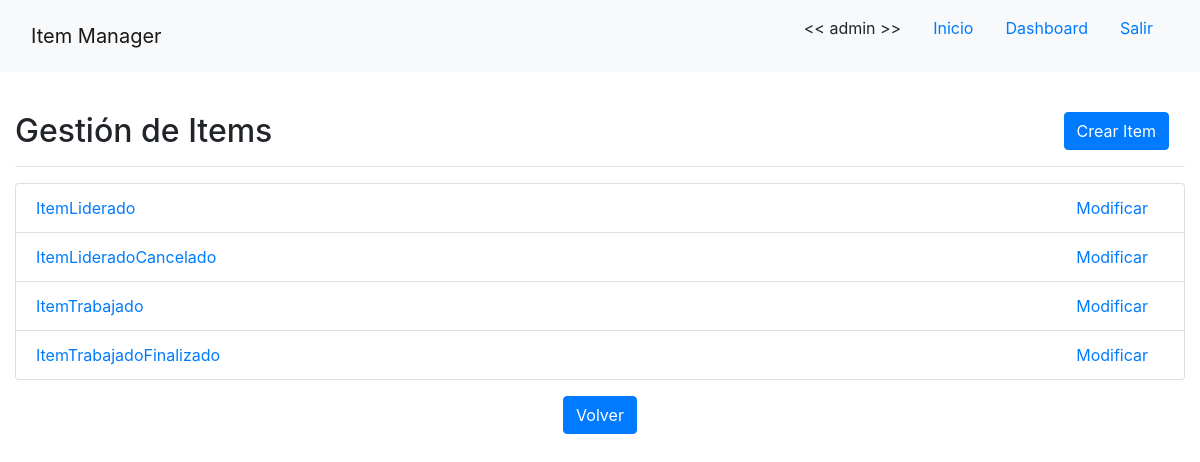
The app's page /item/ (signed in), older data.
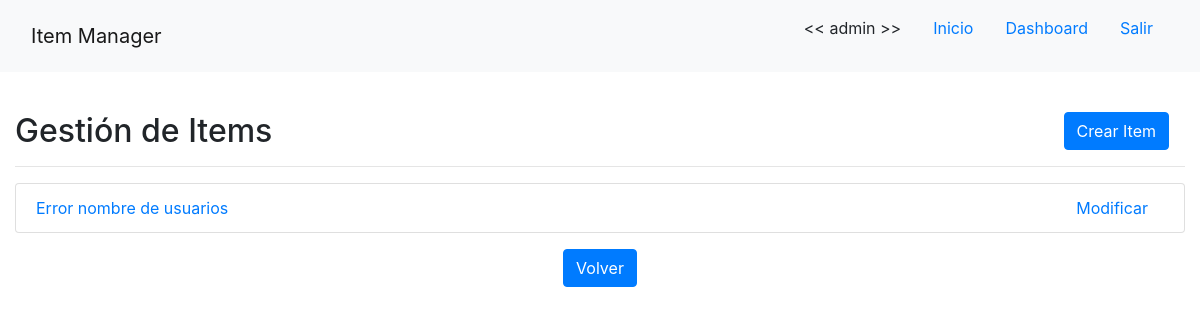
The same page, newer data.
### app/models/item.py (models this page shows, shortened)
class Item(models.Model):
    proyecto = models.ForeignKey(Proyecto, verbose_name='proyecto', on_delete=models.PROTECT)
    nombre = models.CharField(verbose_name='nombre', max_length=255, unique=True)
    detalle = models.CharField(verbose_name='detalle', max_length=255)
    creacion = models.DateTimeField(verbose_name='fecha de creacion', auto_now_add=True, max_length=255)
    tipo = models.ForeignKey(TipoItem, verbose_name='tipo', on_delete=models.PROTECT)
    estado = models.ForeignKey(EstadoItem, verbose_name='estado', default=1, on_delete=models.PROTECT)
    responsable = models.ForeignKey(User, verbose_name='responsable', related_name="controla", on_delete=models.PROTECT)
    desarrolladores = models.ManyToManyField(User, verbose_name='desarrolladores', related_name="trabaja")

### app/views/item.py (the view)
# urls.py: path('item/', ItemListView.as_view(), name='item-list'),
class ItemListView(LoginRequiredMixin, ListView):
    template_name = 'app/item_list.html'
    model = Item
    queryset = Item.objects.order_by('nombre')

### app/templates/app/item_list.html (shortened to what this page needs)
{% extends 'base.html' %}
{% load crispy_forms_tags %}
{% block content %}
    {% if user.is_staff %}
    <br>
    <h2>Gestión de Items
    <div class="float-right"><a class="btn btn-primary mx-3 float-right" href="{% url 'item-create' %}">Crear Item</a></div>
    </h2>
    <hr>
    <ul class="list-group">
        {% for item in object_list %}
            <li class="list-group-item">
                <a href="{% url 'item-detail' item.id %}">
                    <div class="float-left">{{ item.nombre }}</div>
                </a>
                <div>
                    <a class="mx-3 float-right" href="{% url 'item-update' item.id %}">Modificar</a>
                </div>
            </li>
        {% endfor %}
    </ul>
    <div class="text-center mt-3">
        <a class="btn btn-primary" href="{% url 'dashboard' %}">Volver</a>
    </div>
    {% else %}
        <br>
        <h2>No tiene los permisos necesarios para ver esta página!</h2>
        <a class="btn btn-primary" href="{% url 'home' %}">Volver al Inicio</a>
    {% endif %}
{% endblock %}

### templates/base.html (shortened to what this page needs)
{% load static %}
<!DOCTYPE html>
<html lang="es">
<head>
    <link rel="stylesheet" href="https://stackpath.bootstrapcdn.com/bootstrap/4.5.0/css/bootstrap.min.css">
</head>
<body>
    <nav class="navbar sticky-top navbar-light bg-light align-items-center">
        <div class="col-12 col-md-6 text-center text-md-left">
            <a class="navbar-brand" href="{% url 'home' %}">Item Manager</a>
        </div>
        <div class="col-12 col-md-6 d-flex justify-content-center justify-content-md-end">
            {% if user.is_authenticated %}
                <p class="nav-link d-none d-md-block"><< {{ user.username }} >></p>
                <a class="nav-link d-none d-md-block" href="{% url 'home' %}">Inicio</a>
                {% if user.is_staff %}
                    <a class="nav-link d-none d-md-block" href="{% url 'dashboard' %}">Dashboard</a>
                {% else %}
                    <a class="nav-link d-none d-md-block" href="{% url 'mis-proyectos-list' %}">Mis Proyectos</a>
                    <a class="nav-link d-none d-md-block" href="{% url 'mis-items-list' %}">Mis Items</a>
                {% endif %}
                <a class="nav-link d-none d-md-block" href="{% url 'logout' %}">Salir</a>
            {% endif %}
        </div>
    </nav>
    <div class="container-fluid justify-content-center mt-3">
        {% block content %}{% endblock %}
    </div>
</body>
</html>

Row changes from the older to the newer data that the page shows:
removed Item: nombre "ItemLiderado"
removed Item: nombre "ItemLideradoCancelado"
removed Item: nombre "ItemTrabajado"
removed Item: nombre "ItemTrabajadoFinalizado"
added Item: nombre "Error nombre de usuarios"
